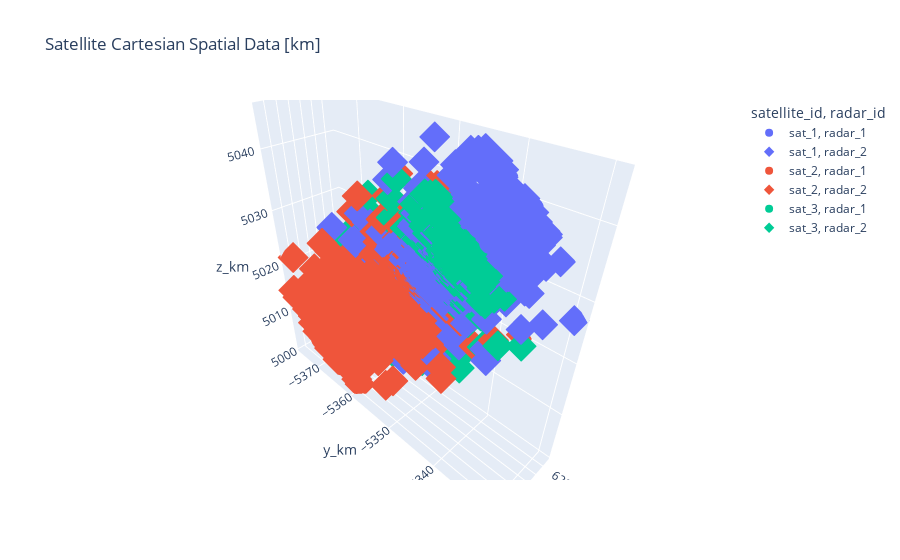
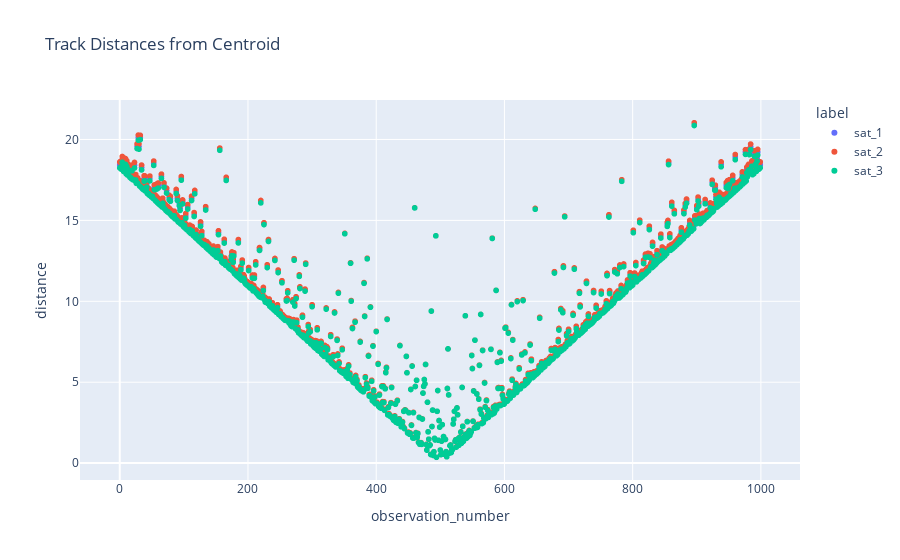
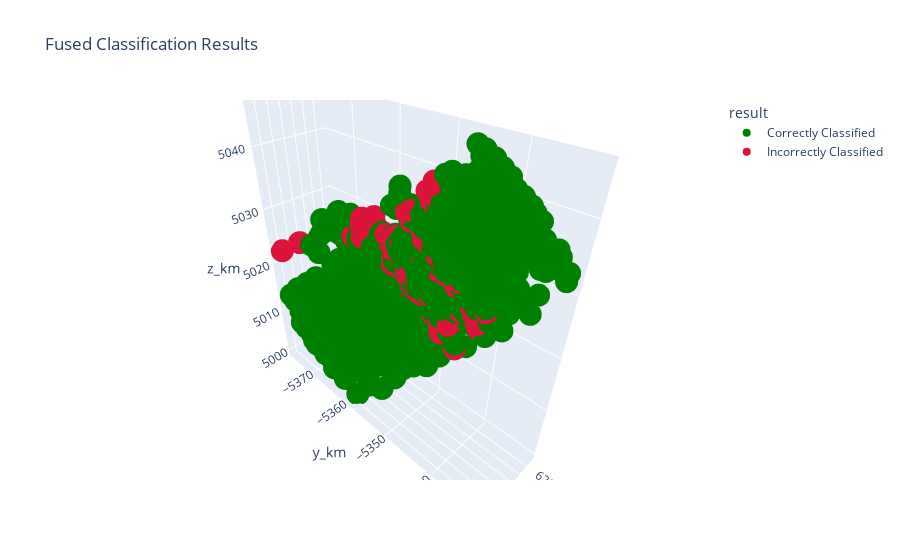

Notebook source saved alongside these figures, in order:
### Code cell
# plot the results
from plotly.offline import init_notebook_mode

init_notebook_mode(connected=True)

plots = ml_models.generate_plots(results)

### Figure 1 — Plotly figure (JSON) as saved in the notebook; plotly's stock layout.template omitted (floating-point values rounded to 4 significant figures; data arrays with more than 128 entries replaced by an {"elided": "..."} marker saying what was removed)
{"data": [{"hovertemplate": "satellite_id=sat_1<br>radar_id=radar_1<br>x_km=%{x}<br>y_km=%{y}<br>z_km=%{z}<extra></extra>", "legendgroup": "sat_1, radar_1", "marker": {"color": "#636efa", "symbol": "circle"}, "mode": "markers", "name": "sat_1, radar_1", "scene": "scene", "showlegend": true, "type": "scatter3d", "x": {"elided": "510 float values"}, "y": {"elided": "510 float values"}, "z": {"elided": "510 float values"}}, {"hovertemplate": "satellite_id=sat_1<br>radar_id=radar_2<br>x_km=%{x}<br>y_km=%{y}<br>z_km=%{z}<extra></extra>", "legendgroup": "sat_1, radar_2", "marker": {"color": "#636efa", "symbol": "diamond"}, "mode": "markers", "name": "sat_1, radar_2", "scene": "scene", "showlegend": true, "type": "scatter3d", "x": {"elided": "490 float values"}, "y": {"elided": "490 float values"}, "z": {"elided": "490 float values"}}, {"hovertemplate": "satellite_id=sat_2<br>radar_id=radar_1<br>x_km=%{x}<br>y_km=%{y}<br>z_km=%{z}<extra></extra>", "legendgroup": "sat_2, radar_1", "marker": {"color": "#EF553B", "symbol": "circle"}, "mode": "markers", "name": "sat_2, radar_1", "scene": "scene", "showlegend": true, "type": "scatter3d", "x": {"elided": "510 float values"}, "y": {"elided": "510 float values"}, "z": {"elided": "510 float values"}}, {"hovertemplate": "satellite_id=sat_2<br>radar_id=radar_2<br>x_km=%{x}<br>y_km=%{y}<br>z_km=%{z}<extra></extra>", "legendgroup": "sat_2, radar_2", "marker": {"color": "#EF553B", "symbol": "diamond"}, "mode": "markers", "name": "sat_2, radar_2", "scene": "scene", "showlegend": true, "type": "scatter3d", "x": {"elided": "490 float values"}, "y": {"elided": "490 float values"}, "z": {"elided": "490 float values"}}, {"hovertemplate": "satellite_id=sat_3<br>radar_id=radar_1<br>x_km=%{x}<br>y_km=%{y}<br>z_km=%{z}<extra></extra>", "legendgroup": "sat_3, radar_1", "marker": {"color": "#00cc96", "symbol": "circle"}, "mode": "markers", "name": "sat_3, radar_1", "scene": "scene", "showlegend": true, "type": "scatter3d", "x": {"elided": "510 float values"}, "y": {"elided": "510 float values"}, "z": {"elided": "510 float values"}}, {"hovertemplate": "satellite_id=sat_3<br>radar_id=radar_2<br>x_km=%{x}<br>y_km=%{y}<br>z_km=%{z}<extra></extra>", "legendgroup": "sat_3, radar_2", "marker": {"color": "#00cc96", "symbol": "diamond"}, "mode": "markers", "name": "sat_3, radar_2", "scene": "scene", "showlegend": true, "type": "scatter3d", "x": {"elided": "490 float values"}, "y": {"elided": "490 float values"}, "z": {"elided": "490 float values"}}], "layout": {"legend": {"title": {"text": "satellite_id, radar_id"}, "tracegroupgap": 0}, "scene": {"domain": {"x": [0, 1], "y": [0, 1]}, "xaxis": {"title": {"text": "x_km"}}, "yaxis": {"title": {"text": "y_km"}}, "zaxis": {"title": {"text": "z_km"}}}, "title": {"text": "Satellite Cartesian Spatial Data [km]"}}}

### Figure 2 — Plotly figure (JSON) as saved in the notebook; plotly's stock layout.template omitted (floating-point values rounded to 4 significant figures; data arrays with more than 128 entries replaced by an {"elided": "..."} marker saying what was removed)
{"data": [{"hovertemplate": "label=sat_1<br>observation_number=%{x}<br>distance=%{y}<extra></extra>", "legendgroup": "sat_1", "marker": {"color": "#636efa", "symbol": "circle"}, "mode": "markers", "name": "sat_1", "showlegend": true, "type": "scattergl", "x": {"elided": "1000 int values"}, "xaxis": "x", "y": {"elided": "1000 float values"}, "yaxis": "y"}, {"hovertemplate": "label=sat_2<br>observation_number=%{x}<br>distance=%{y}<extra></extra>", "legendgroup": "sat_2", "marker": {"color": "#EF553B", "symbol": "circle"}, "mode": "markers", "name": "sat_2", "showlegend": true, "type": "scattergl", "x": {"elided": "1000 int values"}, "xaxis": "x", "y": {"elided": "1000 float values"}, "yaxis": "y"}, {"hovertemplate": "label=sat_3<br>observation_number=%{x}<br>distance=%{y}<extra></extra>", "legendgroup": "sat_3", "marker": {"color": "#00cc96", "symbol": "circle"}, "mode": "markers", "name": "sat_3", "showlegend": true, "type": "scattergl", "x": {"elided": "1000 int values"}, "xaxis": "x", "y": {"elided": "1000 float values"}, "yaxis": "y"}], "layout": {"legend": {"title": {"text": "label"}, "tracegroupgap": 0}, "title": {"text": "Track Distances from Centroid"}, "xaxis": {"anchor": "y", "domain": [0, 1], "title": {"text": "observation_number"}}, "yaxis": {"anchor": "x", "domain": [0, 1], "title": {"text": "distance"}}}}

### Figure 3 — Plotly figure (JSON) as saved in the notebook; plotly's stock layout.template omitted (floating-point values rounded to 4 significant figures; data arrays with more than 128 entries replaced by an {"elided": "..."} marker saying what was removed)
{"data": [{"hovertemplate": "result=Correctly Classified<br>x_km=%{x}<br>y_km=%{y}<br>z_km=%{z}<extra></extra>", "legendgroup": "Correctly Classified", "marker": {"color": "green", "symbol": "circle"}, "mode": "markers", "name": "Correctly Classified", "scene": "scene", "showlegend": true, "type": "scatter3d", "x": {"elided": "2857 float values"}, "y": {"elided": "2857 float values"}, "z": {"elided": "2857 float values"}}, {"hovertemplate": "result=Incorrectly Classified<br>x_km=%{x}<br>y_km=%{y}<br>z_km=%{z}<extra></extra>", "legendgroup": "Incorrectly Classified", "marker": {"color": "crimson", "symbol": "circle"}, "mode": "markers", "name": "Incorrectly Classified", "scene": "scene", "showlegend": true, "type": "scatter3d", "x": {"elided": "143 float values"}, "y": {"elided": "143 float values"}, "z": {"elided": "143 float values"}}], "layout": {"legend": {"title": {"text": "result"}, "tracegroupgap": 0}, "scene": {"domain": {"x": [0, 1], "y": [0, 1]}, "xaxis": {"title": {"text": "x_km"}}, "yaxis": {"title": {"text": "y_km"}}, "zaxis": {"title": {"text": "z_km"}}}, "title": {"text": "Fused Classification Results"}}}
